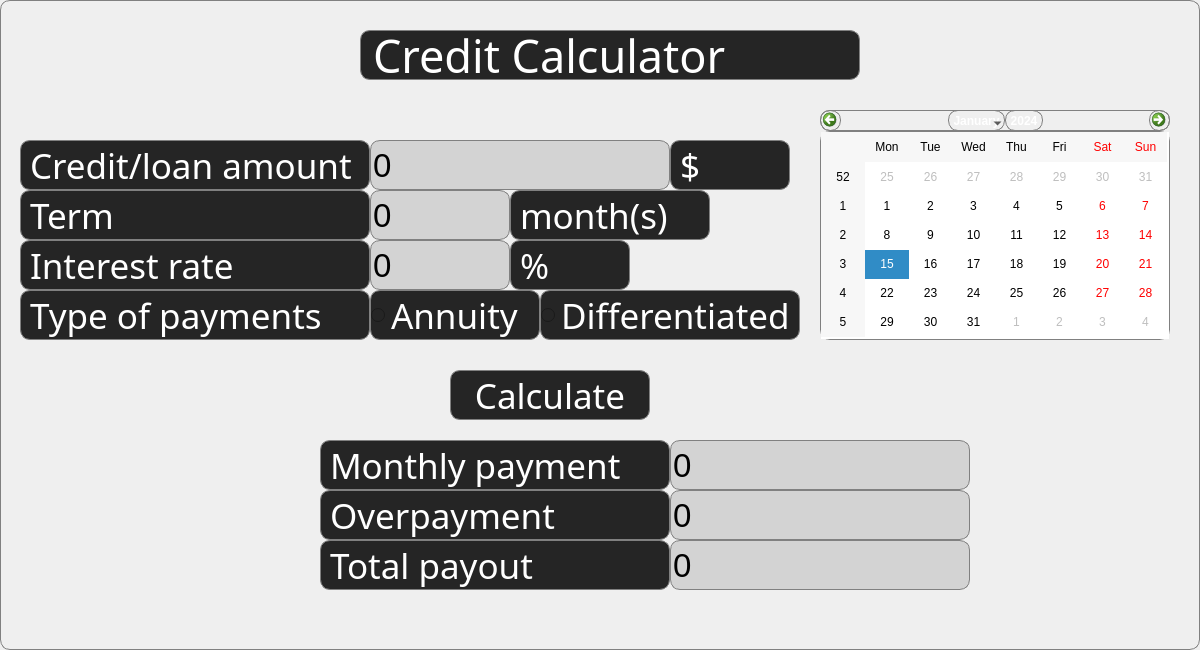
<?xml version="1.0" encoding="UTF-8"?>
<ui version="4.0">
 <class>CreditCalc</class>
 <widget class="QDialog" name="CreditCalc">
  <property name="geometry">
   <rect>
    <x>0</x>
    <y>0</y>
    <width>1200</width>
    <height>650</height>
   </rect>
  </property>
  <property name="minimumSize">
   <size>
    <width>1200</width>
    <height>650</height>
   </size>
  </property>
  <property name="maximumSize">
   <size>
    <width>1200</width>
    <height>650</height>
   </size>
  </property>
  <property name="windowTitle">
   <string>Dialog</string>
  </property>
  <property name="styleSheet">
   <string notr="true">border: 1px solid gray;
border-radius: 10px;
background-color: qlineargradient(x1: 1, y1: -, x2: 0, y2: -1,
                                      stop: 0 #708090, stop: 1 #708090);
</string>
  </property>
  <widget class="QLineEdit" name="lineEdit_procent">
   <property name="geometry">
    <rect>
     <x>370</x>
     <y>240</y>
     <width>140</width>
     <height>50</height>
    </rect>
   </property>
   <property name="minimumSize">
    <size>
     <width>140</width>
     <height>50</height>
    </size>
   </property>
   <property name="maximumSize">
    <size>
     <width>140</width>
     <height>50</height>
    </size>
   </property>
   <property name="styleSheet">
    <string notr="true">color:   rgb(0,0,0);
font: 8pt &quot;MV Boli&quot;;
background-color: rgb(211, 211, 211);
border-radius: 10px;
font-size: 33px;</string>
   </property>
   <property name="text">
    <string>0</string>
   </property>
   <property name="maxLength">
    <number>255</number>
   </property>
  </widget>
  <widget class="QLabel" name="label_4">
   <property name="geometry">
    <rect>
     <x>20</x>
     <y>290</y>
     <width>350</width>
     <height>50</height>
    </rect>
   </property>
   <property name="minimumSize">
    <size>
     <width>350</width>
     <height>50</height>
    </size>
   </property>
   <property name="maximumSize">
    <size>
     <width>350</width>
     <height>50</height>
    </size>
   </property>
   <property name="font">
    <font>
     <family>MV Boli</family>
     <pointsize>-1</pointsize>
     <italic>false</italic>
     <bold>false</bold>
    </font>
   </property>
   <property name="styleSheet">
    <string notr="true">QLabel {
	font: 8pt &quot;MV Boli&quot;;
    border-radius:  10px;
    background-color:  rgb(37, 37, 37);
    color:  rgb(255, 255, 255);
    font-size:  35px;
}</string>
   </property>
   <property name="text">
    <string>Type of payments</string>
   </property>
  </widget>
  <widget class="QLabel" name="label_9">
   <property name="geometry">
    <rect>
     <x>20</x>
     <y>140</y>
     <width>350</width>
     <height>50</height>
    </rect>
   </property>
   <property name="minimumSize">
    <size>
     <width>350</width>
     <height>50</height>
    </size>
   </property>
   <property name="maximumSize">
    <size>
     <width>350</width>
     <height>50</height>
    </size>
   </property>
   <property name="font">
    <font>
     <family>MV Boli</family>
     <pointsize>-1</pointsize>
     <italic>false</italic>
     <bold>false</bold>
    </font>
   </property>
   <property name="styleSheet">
    <string notr="true">QLabel {
	font: 8pt &quot;MV Boli&quot;;
    border-radius:  10px;
    background-color:  rgb(37, 37, 37);
    color:  rgb(255, 255, 255);
    font-size:  35px;
}</string>
   </property>
   <property name="text">
    <string>Credit/loan amount</string>
   </property>
  </widget>
  <widget class="QLabel" name="label_10">
   <property name="geometry">
    <rect>
     <x>20</x>
     <y>190</y>
     <width>350</width>
     <height>50</height>
    </rect>
   </property>
   <property name="minimumSize">
    <size>
     <width>350</width>
     <height>50</height>
    </size>
   </property>
   <property name="maximumSize">
    <size>
     <width>350</width>
     <height>50</height>
    </size>
   </property>
   <property name="font">
    <font>
     <family>MV Boli</family>
     <pointsize>-1</pointsize>
     <italic>false</italic>
     <bold>false</bold>
    </font>
   </property>
   <property name="styleSheet">
    <string notr="true">QLabel {
	font: 8pt &quot;MV Boli&quot;;
    border-radius:  10px;
    background-color:  rgb(37, 37, 37);
    color:  rgb(255, 255, 255);
    font-size:  35px;
}</string>
   </property>
   <property name="text">
    <string>Term</string>
   </property>
  </widget>
  <widget class="QLabel" name="label_11">
   <property name="geometry">
    <rect>
     <x>20</x>
     <y>240</y>
     <width>350</width>
     <height>50</height>
    </rect>
   </property>
   <property name="minimumSize">
    <size>
     <width>350</width>
     <height>50</height>
    </size>
   </property>
   <property name="maximumSize">
    <size>
     <width>350</width>
     <height>50</height>
    </size>
   </property>
   <property name="font">
    <font>
     <family>MV Boli</family>
     <pointsize>-1</pointsize>
     <italic>false</italic>
     <bold>false</bold>
    </font>
   </property>
   <property name="styleSheet">
    <string notr="true">QLabel {
	font: 8pt &quot;MV Boli&quot;;
    border-radius:  10px;
    background-color:  rgb(37, 37, 37);
    color:  rgb(255, 255, 255);
    font-size:  35px;
}</string>
   </property>
   <property name="text">
    <string>Interest rate</string>
   </property>
  </widget>
  <widget class="QLabel" name="label_12">
   <property name="geometry">
    <rect>
     <x>360</x>
     <y>30</y>
     <width>500</width>
     <height>50</height>
    </rect>
   </property>
   <property name="minimumSize">
    <size>
     <width>500</width>
     <height>50</height>
    </size>
   </property>
   <property name="maximumSize">
    <size>
     <width>500</width>
     <height>50</height>
    </size>
   </property>
   <property name="font">
    <font>
     <family>MV Boli</family>
     <pointsize>-1</pointsize>
     <italic>false</italic>
     <bold>false</bold>
    </font>
   </property>
   <property name="styleSheet">
    <string notr="true">QLabel {
	font: 8pt &quot;MV Boli&quot;;
    border-radius:  10px;
    background-color:  rgb(37, 37, 37);
    color:  rgb(255, 255, 255);
    font-size:  45px;
}</string>
   </property>
   <property name="text">
    <string>Credit Calculator</string>
   </property>
  </widget>
  <widget class="QLineEdit" name="lineEdit_time">
   <property name="geometry">
    <rect>
     <x>370</x>
     <y>190</y>
     <width>140</width>
     <height>50</height>
    </rect>
   </property>
   <property name="minimumSize">
    <size>
     <width>140</width>
     <height>50</height>
    </size>
   </property>
   <property name="maximumSize">
    <size>
     <width>140</width>
     <height>50</height>
    </size>
   </property>
   <property name="styleSheet">
    <string notr="true">color:   rgb(0,0,0);
font: 8pt &quot;MV Boli&quot;;
background-color: rgb(211, 211, 211);
border-radius: 10px;
font-size: 33px;</string>
   </property>
   <property name="text">
    <string>0</string>
   </property>
   <property name="maxLength">
    <number>255</number>
   </property>
   <property name="cursorPosition">
    <number>1</number>
   </property>
  </widget>
  <widget class="QLineEdit" name="lineEdit_full">
   <property name="geometry">
    <rect>
     <x>370</x>
     <y>140</y>
     <width>300</width>
     <height>50</height>
    </rect>
   </property>
   <property name="minimumSize">
    <size>
     <width>300</width>
     <height>50</height>
    </size>
   </property>
   <property name="maximumSize">
    <size>
     <width>140</width>
     <height>50</height>
    </size>
   </property>
   <property name="styleSheet">
    <string notr="true">font: 8pt &quot;MV Boli&quot;;
background-color: rgb(211, 211, 211);
border-radius: 10px;
font-size: 33px;
color:   rgb(0,0,0);</string>
   </property>
   <property name="text">
    <string>0</string>
   </property>
   <property name="maxLength">
    <number>255</number>
   </property>
   <property name="cursorPosition">
    <number>1</number>
   </property>
  </widget>
  <widget class="QLabel" name="label_13">
   <property name="geometry">
    <rect>
     <x>510</x>
     <y>240</y>
     <width>120</width>
     <height>50</height>
    </rect>
   </property>
   <property name="minimumSize">
    <size>
     <width>120</width>
     <height>50</height>
    </size>
   </property>
   <property name="maximumSize">
    <size>
     <width>120</width>
     <height>50</height>
    </size>
   </property>
   <property name="font">
    <font>
     <family>MV Boli</family>
     <pointsize>-1</pointsize>
     <italic>false</italic>
     <bold>false</bold>
    </font>
   </property>
   <property name="styleSheet">
    <string notr="true">QLabel {
	font: 8pt &quot;MV Boli&quot;;
    border-radius:  10px;
    background-color:  rgb(37, 37, 37);
    color:  rgb(255, 255, 255);
    font-size:  35px;
}</string>
   </property>
   <property name="text">
    <string>%</string>
   </property>
  </widget>
  <widget class="QLabel" name="label_14">
   <property name="geometry">
    <rect>
     <x>510</x>
     <y>190</y>
     <width>200</width>
     <height>50</height>
    </rect>
   </property>
   <property name="minimumSize">
    <size>
     <width>200</width>
     <height>50</height>
    </size>
   </property>
   <property name="maximumSize">
    <size>
     <width>200</width>
     <height>50</height>
    </size>
   </property>
   <property name="font">
    <font>
     <family>MV Boli</family>
     <pointsize>-1</pointsize>
     <italic>false</italic>
     <bold>false</bold>
    </font>
   </property>
   <property name="styleSheet">
    <string notr="true">QLabel {
	font: 8pt &quot;MV Boli&quot;;
    border-radius:  10px;
    background-color:  rgb(37, 37, 37);
    color:  rgb(255, 255, 255);
    font-size:  35px;
}</string>
   </property>
   <property name="text">
    <string>month(s)</string>
   </property>
  </widget>
  <widget class="QLabel" name="label_16">
   <property name="geometry">
    <rect>
     <x>320</x>
     <y>490</y>
     <width>350</width>
     <height>50</height>
    </rect>
   </property>
   <property name="minimumSize">
    <size>
     <width>350</width>
     <height>50</height>
    </size>
   </property>
   <property name="maximumSize">
    <size>
     <width>350</width>
     <height>50</height>
    </size>
   </property>
   <property name="font">
    <font>
     <family>MV Boli</family>
     <pointsize>-1</pointsize>
     <italic>false</italic>
     <bold>false</bold>
    </font>
   </property>
   <property name="styleSheet">
    <string notr="true">QLabel {
	font: 8pt &quot;MV Boli&quot;;
    border-radius:  10px;
    background-color:  rgb(37, 37, 37);
    color:  rgb(255, 255, 255);
    font-size:  35px;
}</string>
   </property>
   <property name="text">
    <string>Overpayment</string>
   </property>
  </widget>
  <widget class="QLabel" name="label_17">
   <property name="geometry">
    <rect>
     <x>320</x>
     <y>440</y>
     <width>350</width>
     <height>50</height>
    </rect>
   </property>
   <property name="minimumSize">
    <size>
     <width>350</width>
     <height>50</height>
    </size>
   </property>
   <property name="maximumSize">
    <size>
     <width>350</width>
     <height>50</height>
    </size>
   </property>
   <property name="font">
    <font>
     <family>MV Boli</family>
     <pointsize>-1</pointsize>
     <italic>false</italic>
     <bold>false</bold>
    </font>
   </property>
   <property name="styleSheet">
    <string notr="true">QLabel {
	font: 8pt &quot;MV Boli&quot;;
    border-radius:  10px;
    background-color:  rgb(37, 37, 37);
    color:  rgb(255, 255, 255);
    font-size:  35px;
}</string>
   </property>
   <property name="text">
    <string>Monthly payment</string>
   </property>
  </widget>
  <widget class="QLabel" name="label_18">
   <property name="geometry">
    <rect>
     <x>320</x>
     <y>540</y>
     <width>350</width>
     <height>50</height>
    </rect>
   </property>
   <property name="minimumSize">
    <size>
     <width>350</width>
     <height>50</height>
    </size>
   </property>
   <property name="maximumSize">
    <size>
     <width>350</width>
     <height>50</height>
    </size>
   </property>
   <property name="font">
    <font>
     <family>MV Boli</family>
     <pointsize>-1</pointsize>
     <italic>false</italic>
     <bold>false</bold>
    </font>
   </property>
   <property name="styleSheet">
    <string notr="true">QLabel {
	font: 8pt &quot;MV Boli&quot;;
    border-radius:  10px;
    background-color:  rgb(37, 37, 37);
    color:  rgb(255, 255, 255);
    font-size:  35px;
}</string>
   </property>
   <property name="text">
    <string>Total payout</string>
   </property>
  </widget>
  <widget class="QLineEdit" name="lineEdit_more">
   <property name="geometry">
    <rect>
     <x>670</x>
     <y>490</y>
     <width>300</width>
     <height>50</height>
    </rect>
   </property>
   <property name="minimumSize">
    <size>
     <width>300</width>
     <height>50</height>
    </size>
   </property>
   <property name="maximumSize">
    <size>
     <width>300</width>
     <height>50</height>
    </size>
   </property>
   <property name="styleSheet">
    <string notr="true">color:   rgb(0,0,0);
font: 8pt &quot;MV Boli&quot;;
background-color: rgb(211, 211, 211);
border-radius: 10px;
font-size: 33px;</string>
   </property>
   <property name="text">
    <string>0</string>
   </property>
   <property name="maxLength">
    <number>1000</number>
   </property>
   <property name="readOnly">
    <bool>true</bool>
   </property>
  </widget>
  <widget class="QLineEdit" name="lineEdit_res_month">
   <property name="geometry">
    <rect>
     <x>670</x>
     <y>440</y>
     <width>300</width>
     <height>50</height>
    </rect>
   </property>
   <property name="minimumSize">
    <size>
     <width>300</width>
     <height>50</height>
    </size>
   </property>
   <property name="maximumSize">
    <size>
     <width>300</width>
     <height>50</height>
    </size>
   </property>
   <property name="styleSheet">
    <string notr="true">color:   rgb(0,0,0);
font: 8pt &quot;MV Boli&quot;;
background-color: rgb(211, 211, 211);
border-radius: 10px;
font-size: 33px;</string>
   </property>
   <property name="text">
    <string>0</string>
   </property>
   <property name="maxLength">
    <number>1000</number>
   </property>
   <property name="readOnly">
    <bool>true</bool>
   </property>
  </widget>
  <widget class="QLineEdit" name="lineEdit_all">
   <property name="geometry">
    <rect>
     <x>670</x>
     <y>540</y>
     <width>300</width>
     <height>50</height>
    </rect>
   </property>
   <property name="minimumSize">
    <size>
     <width>300</width>
     <height>50</height>
    </size>
   </property>
   <property name="maximumSize">
    <size>
     <width>300</width>
     <height>50</height>
    </size>
   </property>
   <property name="styleSheet">
    <string notr="true">color:   rgb(0,0,0);
font: 8pt &quot;MV Boli&quot;;
background-color: rgb(211, 211, 211);
border-radius: 10px;
font-size: 33px;</string>
   </property>
   <property name="text">
    <string>0</string>
   </property>
   <property name="maxLength">
    <number>1000</number>
   </property>
   <property name="readOnly">
    <bool>true</bool>
   </property>
  </widget>
  <widget class="QRadioButton" name="radioButton_an">
   <property name="geometry">
    <rect>
     <x>370</x>
     <y>290</y>
     <width>170</width>
     <height>50</height>
    </rect>
   </property>
   <property name="minimumSize">
    <size>
     <width>170</width>
     <height>50</height>
    </size>
   </property>
   <property name="maximumSize">
    <size>
     <width>170</width>
     <height>50</height>
    </size>
   </property>
   <property name="font">
    <font>
     <family>MV Boli</family>
     <pointsize>-1</pointsize>
     <italic>false</italic>
     <bold>false</bold>
    </font>
   </property>
   <property name="cursor">
    <cursorShape>PointingHandCursor</cursorShape>
   </property>
   <property name="styleSheet">
    <string notr="true">QRadioButton
 {
	font: 8pt &quot;MV Boli&quot;;
    border-radius:  10px;
    background-color:  rgb(37, 37, 37);
    color:  rgb(255, 255, 255);
    font-size:  35px;
}</string>
   </property>
   <property name="text">
    <string>Annuity</string>
   </property>
  </widget>
  <widget class="QRadioButton" name="radioButton_dif">
   <property name="geometry">
    <rect>
     <x>540</x>
     <y>290</y>
     <width>260</width>
     <height>50</height>
    </rect>
   </property>
   <property name="minimumSize">
    <size>
     <width>260</width>
     <height>50</height>
    </size>
   </property>
   <property name="maximumSize">
    <size>
     <width>260</width>
     <height>50</height>
    </size>
   </property>
   <property name="font">
    <font>
     <family>MV Boli</family>
     <pointsize>-1</pointsize>
     <italic>false</italic>
     <bold>false</bold>
    </font>
   </property>
   <property name="cursor">
    <cursorShape>PointingHandCursor</cursorShape>
   </property>
   <property name="styleSheet">
    <string notr="true">QRadioButton
 {
	font: 8pt &quot;MV Boli&quot;;
    border-radius:  10px;
    background-color:  rgb(37, 37, 37);
    color:  rgb(255, 255, 255);
    font-size:  35px;
}</string>
   </property>
   <property name="text">
    <string>Differentiated</string>
   </property>
  </widget>
  <widget class="QPushButton" name="pushButton_eq">
   <property name="geometry">
    <rect>
     <x>450</x>
     <y>370</y>
     <width>200</width>
     <height>50</height>
    </rect>
   </property>
   <property name="minimumSize">
    <size>
     <width>200</width>
     <height>50</height>
    </size>
   </property>
   <property name="maximumSize">
    <size>
     <width>200</width>
     <height>50</height>
    </size>
   </property>
   <property name="font">
    <font>
     <family>MV Boli</family>
     <pointsize>-1</pointsize>
     <italic>false</italic>
     <bold>false</bold>
    </font>
   </property>
   <property name="cursor">
    <cursorShape>PointingHandCursor</cursorShape>
   </property>
   <property name="styleSheet">
    <string notr="true">QPushButton
{
	font: 8pt &quot;MV Boli&quot;;
    border-radius:  10px;
    background-color:  rgb(37, 37, 37);
    color:  rgb(255, 255, 255);
    font-size:  35px;
}

QPushButton:hover {
    background-color:  rgb(118, 118, 118);
}

QPushButton:pressed {
    background-color:  rgb(255, 255, 255);
}</string>
   </property>
   <property name="text">
    <string>Calculate</string>
   </property>
  </widget>
  <widget class="QLabel" name="label_15">
   <property name="geometry">
    <rect>
     <x>670</x>
     <y>140</y>
     <width>120</width>
     <height>50</height>
    </rect>
   </property>
   <property name="minimumSize">
    <size>
     <width>120</width>
     <height>50</height>
    </size>
   </property>
   <property name="maximumSize">
    <size>
     <width>120</width>
     <height>50</height>
    </size>
   </property>
   <property name="font">
    <font>
     <family>MV Boli</family>
     <pointsize>-1</pointsize>
     <italic>false</italic>
     <bold>false</bold>
    </font>
   </property>
   <property name="styleSheet">
    <string notr="true">QLabel {
	font: 8pt &quot;MV Boli&quot;;
    border-radius:  10px;
    background-color:  rgb(37, 37, 37);
    color:  rgb(255, 255, 255);
    font-size:  35px;
}</string>
   </property>
   <property name="text">
    <string>$</string>
   </property>
  </widget>
  <widget class="QCalendarWidget" name="calendarWidget">
   <property name="geometry">
    <rect>
     <x>820</x>
     <y>110</y>
     <width>350</width>
     <height>230</height>
    </rect>
   </property>
   <property name="minimumSize">
    <size>
     <width>350</width>
     <height>230</height>
    </size>
   </property>
   <property name="maximumSize">
    <size>
     <width>350</width>
     <height>230</height>
    </size>
   </property>
   <property name="locale">
    <locale language="English" country="Europe"/>
   </property>
  </widget>
 </widget>
 <resources/>
 <connections/>
</ui>
